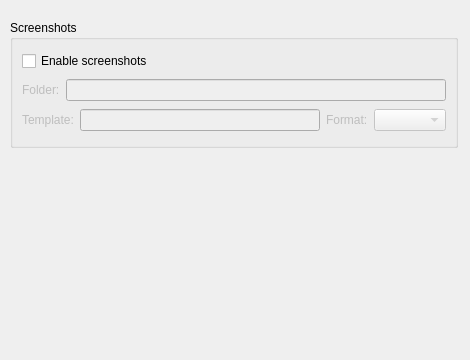
<?xml version="1.0" encoding="UTF-8"?>
<ui version="4.0">
 <class>PrefScreenShot</class>
 <widget class="QWidget" name="PrefScreenShot">
  <property name="geometry">
   <rect>
    <x>0</x>
    <y>0</y>
    <width>470</width>
    <height>360</height>
   </rect>
  </property>
  <property name="windowTitle">
   <string/>
  </property>
  <widget class="QGroupBox" name="groupBox">
   <property name="geometry">
    <rect>
     <x>10</x>
     <y>20</y>
     <width>448</width>
     <height>128</height>
    </rect>
   </property>
   <property name="title">
    <string>Screenshots</string>
   </property>
   <layout class="QVBoxLayout" name="verticalLayout_3">
    <item>
     <widget class="QCheckBox" name="use_screenshots_check">
      <property name="text">
       <string>Enable screenshots</string>
      </property>
     </widget>
    </item>
    <item>
     <layout class="QHBoxLayout" name="horizontalLayout_4">
      <item>
       <widget class="QLabel" name="screenshots_dir_label">
        <property name="enabled">
         <bool>false</bool>
        </property>
        <property name="text">
         <string>Folder:</string>
        </property>
        <property name="wordWrap">
         <bool>false</bool>
        </property>
        <property name="buddy">
         <cstring>screenshot_edit</cstring>
        </property>
       </widget>
      </item>
      <item>
       <widget class="FileChooser" name="screenshot_edit">
        <property name="enabled">
         <bool>false</bool>
        </property>
       </widget>
      </item>
     </layout>
    </item>
    <item>
     <layout class="QHBoxLayout" name="horizontalLayout_3">
      <item>
       <widget class="QLabel" name="screenshot_template_label">
        <property name="enabled">
         <bool>false</bool>
        </property>
        <property name="text">
         <string>Template:</string>
        </property>
        <property name="buddy">
         <cstring>screenshot_template_edit</cstring>
        </property>
       </widget>
      </item>
      <item>
       <widget class="QLineEdit" name="screenshot_template_edit">
        <property name="enabled">
         <bool>false</bool>
        </property>
       </widget>
      </item>
      <item>
       <widget class="QLabel" name="screenshot_format_label">
        <property name="enabled">
         <bool>false</bool>
        </property>
        <property name="text">
         <string>Format:</string>
        </property>
        <property name="buddy">
         <cstring>screenshot_format_combo</cstring>
        </property>
       </widget>
      </item>
      <item>
       <widget class="QComboBox" name="screenshot_format_combo">
        <property name="enabled">
         <bool>false</bool>
        </property>
       </widget>
      </item>
     </layout>
    </item>
   </layout>
  </widget>
 </widget>
 <customwidgets>
  <customwidget>
   <class>FileChooser</class>
   <extends>QLineEdit</extends>
   <header>../smplayer/filechooser.h</header>
  </customwidget>
 </customwidgets>
 <resources/>
 <connections/>
</ui>
